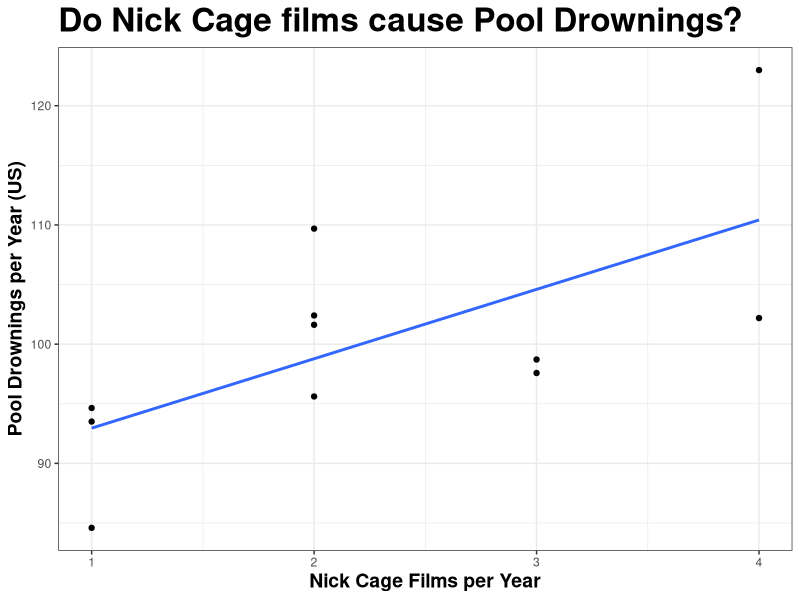

R code for this plot:
## ---- chunk 1
knitr::opts_chunk$set(echo = FALSE)
require(knitr)
## ---- chunk 2
cage_data = data.frame(cage_films = c(2,2,2,3,1,1,2,3,4,1,4),
                       pool_deaths = c(109, 102, 102, 98, 85, 95, 96, 98, 123, 94, 102))
require(ggplot2)
ggplot(cage_data, aes(x =cage_films, y = pool_deaths)) + 
  geom_point(position = position_jitter(w = 0, h = 1)) + 
  geom_smooth(method = 'lm', fullrange = T, se = F) +
  theme_bw() +
  ggtitle("Do Nick Cage films cause Pool Drownings?") +
  xlab("Nick Cage Films per Year") + 
  ylab("Pool Drownings per Year (US)") + 
  theme(plot.title = element_text(size = 24, face = "bold"),
        axis.title=element_text(size=14,face="bold"))
